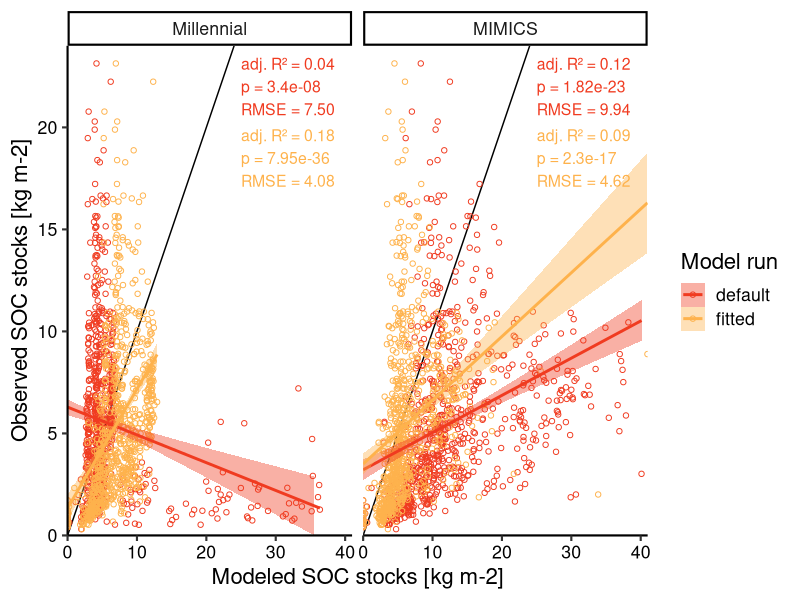
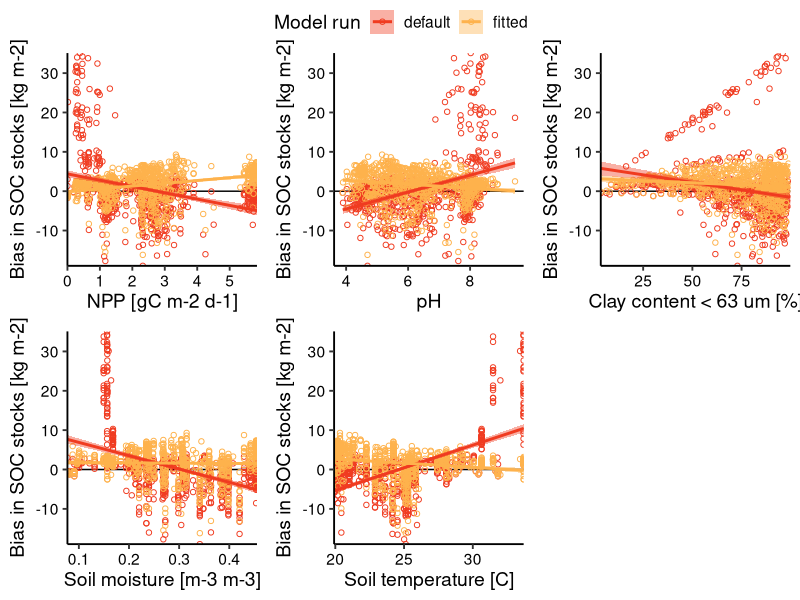
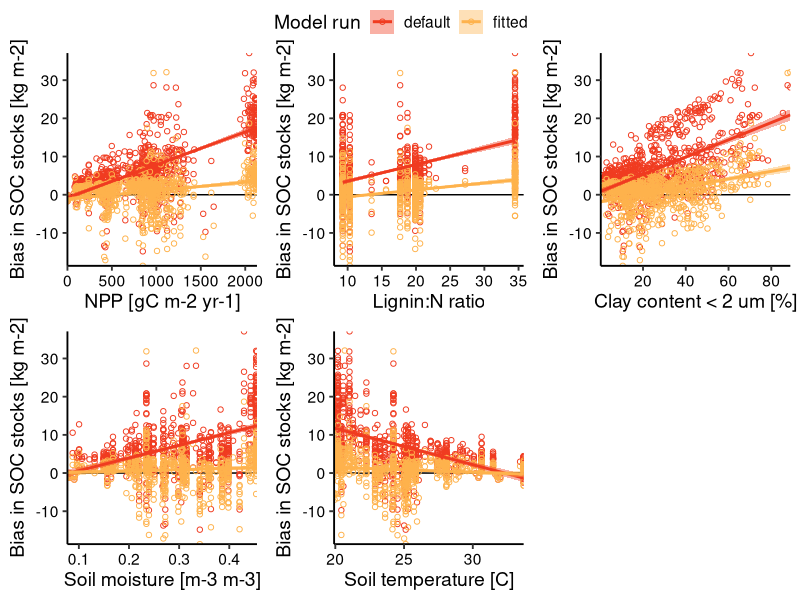
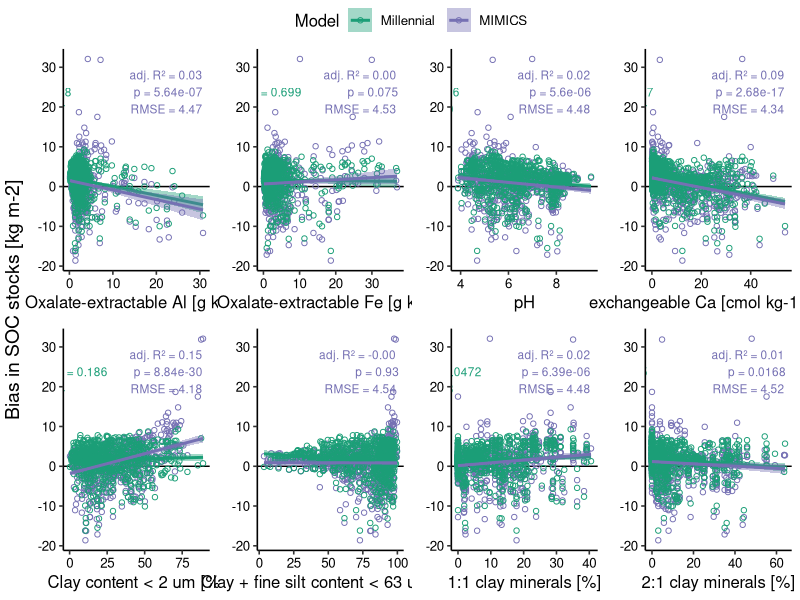
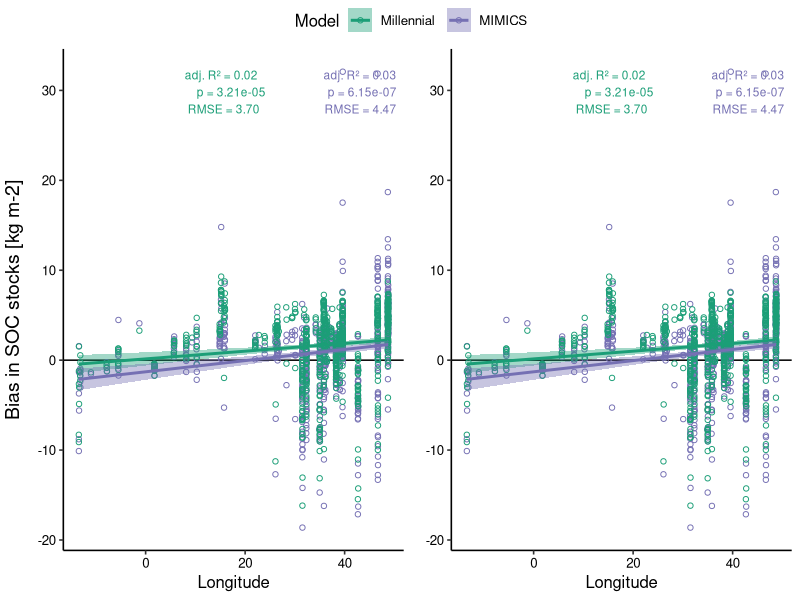
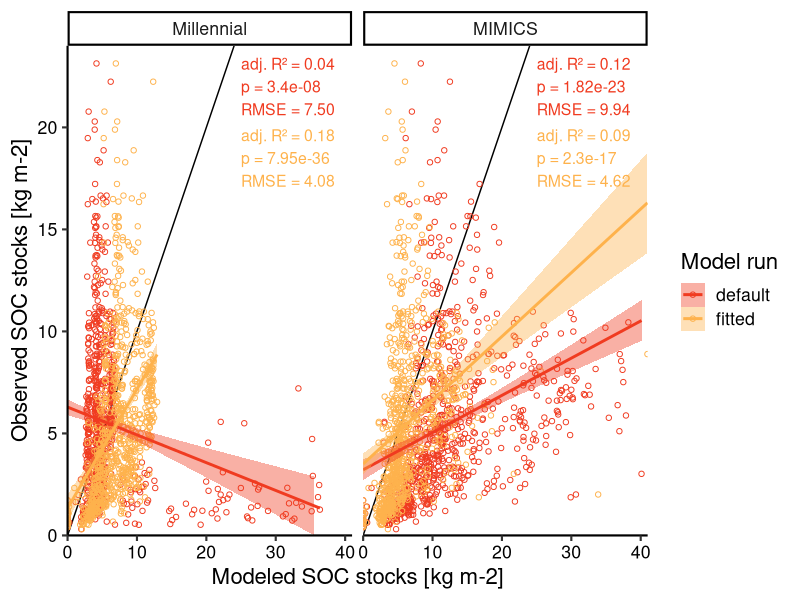
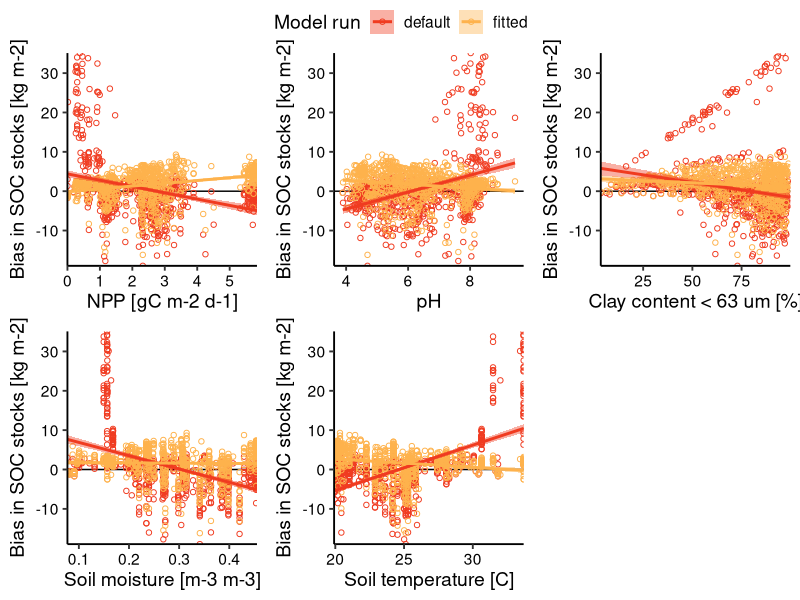
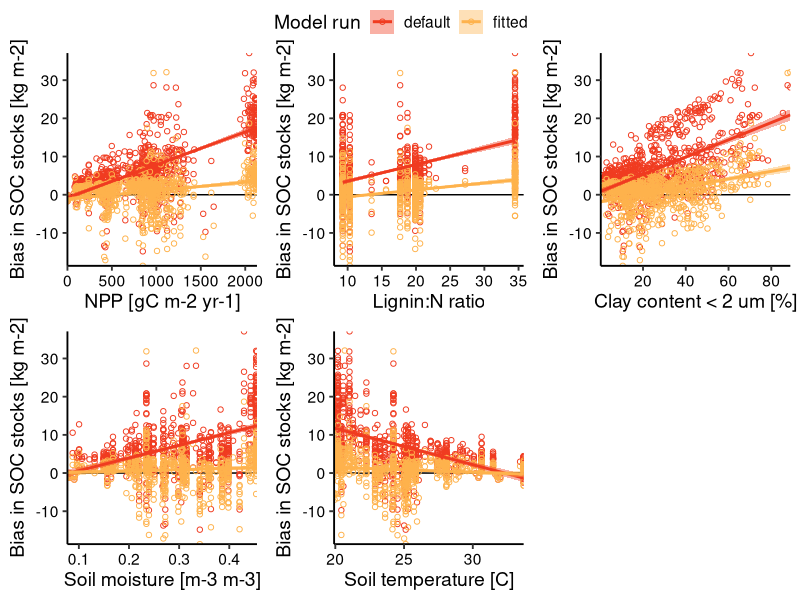

Generate these figures, in order, with R:
## AfSIS process-based model analysis ##
## Sophie von Fromm ##
## 2025-10-08 ##

library(tidyverse)
library(ggpubr)

## Load default and fitted model runs
default_run <- read.csv("model_output/both_model_results_default_run_2025-10-10.csv") %>% 
  mutate(ModelRun = "default") 
fitted_run <- read.csv("model_output/both_model_results_fitted_run_2025-10-10.csv") %>% 
  mutate(ModelRun = "fitted")

## Load AfSIS data
afsis_data <- read.csv("forcing_data/afsis_ref_updated8.csv", as.is = T) %>% 
  filter(Depth == "Topsoil")

## merge both model datasets
both_runs <- default_run %>% 
  full_join(fitted_run)

both_runs_obs <-  both_runs %>% 
  filter(Type %in% c("MIMICS", "Millennial")) %>%
  rename(Soil_Organic_Carbon_kg_m2_mod = Soil_Organic_Carbon_kg_m2) %>%
  left_join(
    both_runs %>% 
      filter(Type == "Observed") %>% 
      select(Set, ModelRun, Soil_Organic_Carbon_kg_m2) %>% 
      rename(Soil_Organic_Carbon_kg_m2_obs = Soil_Organic_Carbon_kg_m2),
    by = c("Set", "ModelRun")
  ) %>%
  select(Set, Type, ModelRun, Soil_Organic_Carbon_kg_m2_mod, Soil_Organic_Carbon_kg_m2_obs)

median(both_runs_obs$Soil_Organic_Carbon_kg_m2_obs)

## Plot data and calculate model performance
# Function that returns a tibble with desired statistics for specific subset of data
extract_lm_stats <- function(df, type_filter, modelrun_filter) {
  data_sub <- df %>% filter(Type == type_filter, ModelRun == modelrun_filter)
  
  lm_fit <- lm(Soil_Organic_Carbon_kg_m2_obs ~ Soil_Organic_Carbon_kg_m2_mod, 
               data = data_sub)
  
  summary_lm <- summary(lm_fit)
  glance_lm <- broom::glance(lm_fit)
  
  # RMSE calculation
  rmse <- sqrt(mean((data_sub$Soil_Organic_Carbon_kg_m2_obs - data_sub$Soil_Organic_Carbon_kg_m2_mod)^2))
  
  # p-value of slope (coefficient on Soil_Organic_Carbon_kg_m2_obs)
  p_value <- coef(summary_lm)[2, "Pr(>|t|)"]
  
  tibble(
    Type = type_filter,
    ModelRun = modelrun_filter,
    adj_r_squared = summary_lm$adj.r.squared,
    p_value = p_value,
    rmse = rmse
  )
}

types <- unique(both_runs_obs$Type)
modelruns <- unique(both_runs_obs$ModelRun)

stats_table <- tidyr::crossing(Type = types, ModelRun = modelruns) %>%
  rowwise() %>%
  do(extract_lm_stats(both_runs_obs, .$Type, .$ModelRun)) %>%
  ungroup() %>% 
  mutate(
    label = sprintf(
      "adj. R² = %.2f\np = %.3g\nRMSE = %.2f",
      adj_r_squared, p_value, rmse
    )
  )

both_runs_obs %>% 
  ggplot(aes(y = Soil_Organic_Carbon_kg_m2_obs, x = Soil_Organic_Carbon_kg_m2_mod,
             color = ModelRun)) +
  geom_abline(slope = 1) +
  geom_point(shape = 21) +
  facet_wrap(~Type) +
  geom_smooth(method = "lm", aes(fill = ModelRun)) +
  theme_classic(base_size = 16) +
  theme(axis.text = element_text(color = "black")) +
  scale_y_continuous("Observed SOC stocks [kg m-2]", limits = c(0,24),
                     expand = c(0,0)) +
  scale_x_continuous("Modeled SOC stocks [kg m-2]", limits = c(0,41),
                     expand = c(0,0)) +
  scale_color_manual("Model run", values = c("#f03b20", "#feb24c")) +
  scale_fill_manual("Model run", values = c("#f03b20", "#feb24c")) +
  geom_text(
    data = stats_table %>% filter(ModelRun == "default"),
    aes(x = 25, y = 22, label = label), color = "#f03b20",
    inherit.aes = FALSE,
    size = 4,
    hjust = 0
  ) +
  geom_text(
    data = stats_table %>% filter(ModelRun == "fitted"),
    aes(x = 25, y = 18.5, label = label), color = "#feb24c",
    inherit.aes = FALSE,
    size = 4,
    hjust = 0
  )
ggsave(paste0("./model_output/ModelFits_MIMICS_Millennial_DefaultFitted_",
              Sys.Date(), ".jpeg"), height = 6, width = 9)  

## Bias plots
afsis_red <- afsis_data %>% 
  tibble::rowid_to_column("Set") %>% 
  filter(CORG <= 20) %>% 
  dplyr::select(Set, Longitude, Latitude, Region, Country, Site, Cluster, Plot,
                Clay_2um, Clay_63um, pH, Am_Ox_Al, Am_Ox_Fe, Caex, Clay_1_1,
                Clay_2_1, LIG_N, bd_extracted, npp_modis, sm, stemp)

model_afsis <- both_runs_obs %>% 
  left_join(afsis_red, by = "Set") %>% 
  mutate(SOC_bias_kg_m2 = Soil_Organic_Carbon_kg_m2_mod - Soil_Organic_Carbon_kg_m2_obs)

# function for bias plots with forcing parameters
bias_plot_fun_forc_prop <- function(xvar, model){
  model_afsis %>% 
    filter(Type == {{model}}) %>% 
    ggplot(aes(y = SOC_bias_kg_m2, x = {{xvar}}, color = ModelRun)) +
    geom_hline(yintercept = 0) +
    geom_point(shape = 21) +
    scale_y_continuous("Bias in SOC stocks [kg m-2]", expand = c(0,0)) +
    geom_smooth(aes(fill = ModelRun), method = "lm") +
    theme_classic(base_size = 14) +
    theme(axis.text = element_text(color = "black")) +
    scale_color_manual("Model run", values = c("#f03b20", "#feb24c")) +
    scale_fill_manual("Model run", values = c("#f03b20", "#feb24c"))
}

# Millennial 
f1_mil <- bias_plot_fun_forc_prop(model = "Millennial", xvar = npp_modis*1000/365) +
  scale_x_continuous("NPP [gC m-2 d-1]", expand = c(0,0))

f2_mil <- bias_plot_fun_forc_prop(model = "Millennial", xvar = pH) +
  scale_x_continuous("pH")

f3_mil <- bias_plot_fun_forc_prop(model = "Millennial", xvar = Clay_63um) +
  scale_x_continuous("Clay content < 63 um [%]", expand = c(0,0))

f4_mil <- bias_plot_fun_forc_prop(model = "Millennial", xvar = sm) +
  scale_x_continuous("Soil moisture [m-3 m-3]", expand = c(0,0))

f5_mil <- bias_plot_fun_forc_prop(model = "Millennial", xvar = stemp) +
  scale_x_continuous("Soil temperature [C]", expand = c(0,0))

ggarrange(f1_mil, f2_mil, f3_mil, f4_mil, f5_mil, common.legend = TRUE)

ggsave(paste0("./model_output/BiasPlots_Millennial_DefaultFitted_forc_",
              Sys.Date(), ".jpeg"), height = 6, width = 9) 

# MIMICS
f1_mic <- bias_plot_fun_forc_prop(model = "MIMICS", xvar = npp_modis*1000) +
  scale_x_continuous("NPP [gC m-2 yr-1]", expand = c(0,0))

f2_mic <- bias_plot_fun_forc_prop(model = "MIMICS", xvar = LIG_N) +
  scale_x_continuous("Lignin:N ratio")

f3_mic <- bias_plot_fun_forc_prop(model = "MIMICS", xvar = Clay_2um) +
  scale_x_continuous("Clay content < 2 um [%]", expand = c(0,0))

f4_mic <- bias_plot_fun_forc_prop(model = "MIMICS", xvar = sm) +
  scale_x_continuous("Soil moisture [m-3 m-3]", expand = c(0,0))

f5_mic <- bias_plot_fun_forc_prop(model = "MIMICS", xvar = stemp) +
  scale_x_continuous("Soil temperature [C]", expand = c(0,0))

ggarrange(f1_mic, f2_mic, f3_mic, f4_mic, f5_mic, common.legend = TRUE)

ggsave(paste0("./model_output/BiasPlots_MIMICS_DefaultFitted_forc_",
              Sys.Date(), ".jpeg"), height = 6, width = 9) 

# Check if always the same samples are driving the bias for MIMICS
model_afsis %>% 
  filter(ModelRun== "default") %>% 
  filter(npp_modis*1000 > 2000)

## function for bias plots with soil parameters
# Function to extract linear model statistics
extract_bias_lm_stats <- function(df, xvar_name, type_filter) {
  data_sub <- df %>% 
    filter(Type == type_filter, ModelRun == "fitted")
  
  # Create formula dynamically
  formula <- as.formula(paste("SOC_bias_kg_m2 ~", xvar_name))
  lm_fit <- lm(formula, data = data_sub)
  
  summary_lm <- summary(lm_fit)
  
  # RMSE calculation
  rmse <- sqrt(mean(lm_fit$residuals^2))
  
  # p-value of slope (coefficient on x variable)
  p_value <- coef(summary_lm)[2, "Pr(>|t|)"]
  
  tibble(
    Type = type_filter,
    adj_r_squared = summary_lm$adj.r.squared,
    p_value = p_value,
    rmse = rmse
  )
}

# Plotting function
bias_plot_fun_forc_prop <- function(xvar, xvar_name){  
  
  # Get types
  types <- model_afsis %>% 
    filter(ModelRun == "fitted") %>% 
    pull(Type) %>% 
    unique()
  
  # Calculate stats for both types
  stats_table <- tibble(Type = types) %>%
    rowwise() %>%
    do(extract_bias_lm_stats(model_afsis, xvar_name, .$Type)) %>%
    ungroup() %>%
    mutate(
      label = sprintf(
        "adj. R² = %.2f\np = %.3g\nRMSE = %.2f",
        adj_r_squared, p_value, rmse
      )
    )
  
  # Create the plot
  model_afsis %>%  
    filter(ModelRun == "fitted") %>%  
    ggplot(aes(y = SOC_bias_kg_m2, x = {{xvar}}, color = Type)) +  
    geom_hline(yintercept = 0) +  
    geom_point(shape = 21) +  
    geom_smooth(aes(fill = Type), method = "lm") +  
    theme_classic(base_size = 12) +  
    theme(axis.text = element_text(color = "black"),  
          axis.title.y = element_blank()) +  
    scale_color_manual("Model", values = c("#1b9e77", "#7570b3")) +  
    scale_fill_manual("Model", values = c("#1b9e77", "#7570b3")) +
    geom_text(
      data = stats_table %>% filter(Type == "Millennial"),
      aes(x = Inf, y = Inf, label = label), 
      color = "#1b9e77",
      inherit.aes = FALSE,
      size = 3,
      hjust = 3,
      vjust = 1.5
    ) +
    geom_text(
      data = stats_table %>% filter(Type == "MIMICS"),
      aes(x = Inf, y = Inf, label = label), 
      color = "#7570b3",
      inherit.aes = FALSE,
      size = 3,
      hjust = 1.1,
      vjust = 1.5
    )
}

# Create plots with the updated function
s1 <- bias_plot_fun_forc_prop(Am_Ox_Al/1000, "Am_Ox_Al") +  
  scale_x_continuous("Oxalate-extractable Al [g kg-1]")  
s2 <- bias_plot_fun_forc_prop(Am_Ox_Fe/1000, "Am_Ox_Fe") +  
  scale_x_continuous("Oxalate-extractable Fe [g kg-1]")  
s3 <- bias_plot_fun_forc_prop(pH, "pH") +  
  scale_x_continuous("pH")  
s4 <- bias_plot_fun_forc_prop(Caex, "Caex") +  
  scale_x_continuous("exchangeable Ca [cmol kg-1 soil-1]")  
s5 <- bias_plot_fun_forc_prop(Clay_2um, "Clay_2um") +  
  scale_x_continuous("Clay content < 2 um [%]")  
s6 <- bias_plot_fun_forc_prop(Clay_63um, "Clay_63um") +  
  scale_x_continuous("Clay + fine silt content < 63 um [%]")  
s7 <- bias_plot_fun_forc_prop(Clay_1_1, "Clay_1_1") +  
  scale_x_continuous("1:1 clay minerals [%]")  
s8 <- bias_plot_fun_forc_prop(Clay_2_1, "Clay_2_1") +  
  scale_x_continuous("2:1 clay minerals [%]")  

# Combine plots
annotate_figure(  
  ggarrange(s1, s2, s3, s4, s5, s6, s7, s8, common.legend = TRUE,  
            ncol = 4, nrow = 2),  
  left = text_grob("Bias in SOC stocks [kg m-2]", rot = 90, size = 14))


ggsave(paste0("./model_output/BiasPlots_MIMICS_Millennial_Fitted_soil_",
              Sys.Date(), ".jpeg"), height = 6, width = 12) 

# Spatial plotting
s9 <- bias_plot_fun_forc_prop(Longitude, "Longitude")
s10 <- bias_plot_fun_forc_prop(Longitude, "Longitude")

annotate_figure(  
  ggarrange(s9, s10, common.legend = TRUE),  
  left = text_grob("Bias in SOC stocks [kg m-2]", rot = 90, size = 14))
ggsave(paste0("./model_output/BiasPlots_MIMICS_Millennial_Fitted_long_lat_",
              Sys.Date(), ".jpeg"), height = 6, width = 8) 
